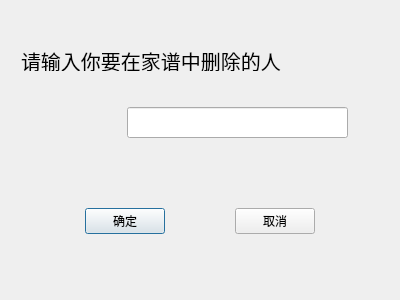
<?xml version="1.0" encoding="UTF-8"?>
<ui version="4.0">
 <class>showDeletePersonDialog</class>
 <widget class="QDialog" name="showDeletePersonDialog">
  <property name="geometry">
   <rect>
    <x>0</x>
    <y>0</y>
    <width>400</width>
    <height>300</height>
   </rect>
  </property>
  <property name="windowTitle">
   <string>Dialog</string>
  </property>
  <layout class="QVBoxLayout" name="verticalLayout">
   <item>
    <widget class="QWidget" name="widget" native="true">
     <widget class="QLabel" name="label">
      <property name="geometry">
       <rect>
        <x>10</x>
        <y>40</y>
        <width>260</width>
        <height>20</height>
       </rect>
      </property>
      <property name="font">
       <font>
        <pointsize>15</pointsize>
       </font>
      </property>
      <property name="text">
       <string>请输入你要在家谱中删除的人</string>
      </property>
     </widget>
     <widget class="QLineEdit" name="lineEdit">
      <property name="geometry">
       <rect>
        <x>116</x>
        <y>96</y>
        <width>221</width>
        <height>31</height>
       </rect>
      </property>
      <property name="font">
       <font>
        <pointsize>15</pointsize>
       </font>
      </property>
     </widget>
    </widget>
   </item>
   <item>
    <widget class="QWidget" name="widget_2" native="true">
     <layout class="QHBoxLayout" name="horizontalLayout">
      <item>
       <spacer name="horizontalSpacer_2">
        <property name="orientation">
         <enum>Qt::Horizontal</enum>
        </property>
        <property name="sizeHint" stdset="0">
         <size>
          <width>60</width>
          <height>20</height>
         </size>
        </property>
       </spacer>
      </item>
      <item>
       <widget class="QPushButton" name="pushButton">
        <property name="text">
         <string>确定</string>
        </property>
       </widget>
      </item>
      <item>
       <spacer name="horizontalSpacer_4">
        <property name="orientation">
         <enum>Qt::Horizontal</enum>
        </property>
        <property name="sizeHint" stdset="0">
         <size>
          <width>61</width>
          <height>20</height>
         </size>
        </property>
       </spacer>
      </item>
      <item>
       <widget class="QPushButton" name="pushButton_2">
        <property name="text">
         <string>取消</string>
        </property>
       </widget>
      </item>
      <item>
       <spacer name="horizontalSpacer_3">
        <property name="orientation">
         <enum>Qt::Horizontal</enum>
        </property>
        <property name="sizeHint" stdset="0">
         <size>
          <width>60</width>
          <height>20</height>
         </size>
        </property>
       </spacer>
      </item>
     </layout>
    </widget>
   </item>
  </layout>
 </widget>
 <resources/>
 <connections/>
</ui>
